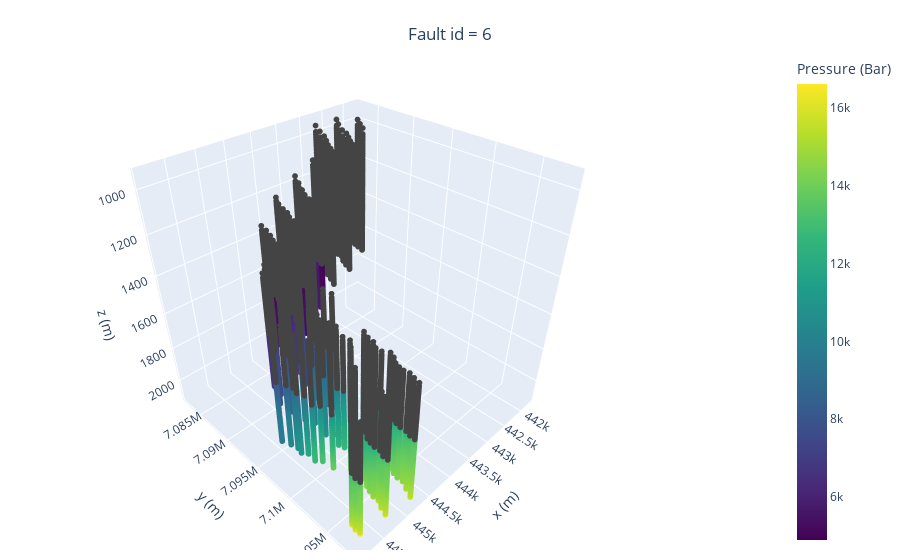

The notebook cell saved with this chart:
### Markdown cell above
# Interactive 3D: 1 plot

### Code cell
# Load the CSV file
file_path = 'results/case1_fault_table.csv'
data = pd.read_csv(file_path)

# Filter the data for fault_id=6
filtered_data = data[data['fault_id'] == 0]

# Extract necessary columns
xs_values = filtered_data['x_ave']
ys_values = filtered_data['y_ave']
zs_values = filtered_data['z_ave']
# temps_values = filtered_data['temps']
pressures_values = filtered_data['2030']
# pressures_values = filtered_data['fault_id']

# Create subplots
fig = make_subplots(
    rows=1, cols=1,
    specs=[[{'type': 'scatter3d'}]],
    # subplot_titles=('Temperature Distribution', 'Pressure Distribution')
)

# Pressure plot
pressure_scatter = go.Scatter3d(
    x=xs_values,
    y=ys_values,
    z=zs_values,
    mode='markers',
    marker=dict(
        size=2,
        color=pressures_values,
        colorscale='viridis',
        colorbar=dict(
            title='Pressure (Bar)',
            x=1.1,  # Positioning the color bar
            # xanchor='right'
        ),
        showscale=True
    ),
    name='Pressure'
)

fig.add_trace(pressure_scatter, row=1, col=1)

# Update layout
fig.update_layout(
    title={
        'text': 'Fault id = 6',
        'y':0.95,
        'x':0.5,
        'xanchor': 'center',
        'yanchor': 'top'
    },
    legend=dict(
        orientation='h',
        yanchor='bottom',
        y=1.1,
        xanchor='left',
        x=1.1
    ),
    scene=dict(
        xaxis_title='x (m)',
        yaxis_title='y (m)',
        zaxis=dict(
            title='z (m)',
            autorange='reversed' # reverse z-axis
        )
    ),
    margin=dict(l=0, r=10, b=10, t=50)
)

# Show plot
fig.show()

### Figure 1 — Plotly figure (JSON) as saved in the notebook; plotly's stock layout.template omitted (floating-point values rounded to 4 significant figures; data arrays with more than 128 entries replaced by an {"elided": "..."} marker saying what was removed)
{"data": [{"marker": {"color": {"elided": "9717 float values"}, "colorbar": {"title": {"text": "Pressure (Bar)"}, "x": 1.1}, "colorscale": [[0, "#440154"], [0.1111, "#482878"], [0.2222, "#3e4989"], [0.3333, "#31688e"], [0.4444, "#26828e"], [0.5556, "#1f9e89"], [0.6667, "#35b779"], [0.7778, "#6ece58"], [0.8889, "#b5de2b"], [1, "#fde725"]], "showscale": true, "size": 2}, "mode": "markers", "name": "Pressure", "scene": "scene", "type": "scatter3d", "x": {"elided": "9717 float values"}, "y": {"elided": "9717 float values"}, "z": {"elided": "9717 float values"}}], "layout": {"legend": {"orientation": "h", "x": 1.1, "xanchor": "left", "y": 1.1, "yanchor": "bottom"}, "margin": {"b": 10, "l": 0, "r": 10, "t": 50}, "scene": {"domain": {"x": [0, 1], "y": [0, 1]}, "xaxis": {"title": {"text": "x (m)"}}, "yaxis": {"title": {"text": "y (m)"}}, "zaxis": {"autorange": "reversed", "title": {"text": "z (m)"}}}, "title": {"text": "Fault id = 6", "x": 0.5, "xanchor": "center", "y": 0.95, "yanchor": "top"}}}
